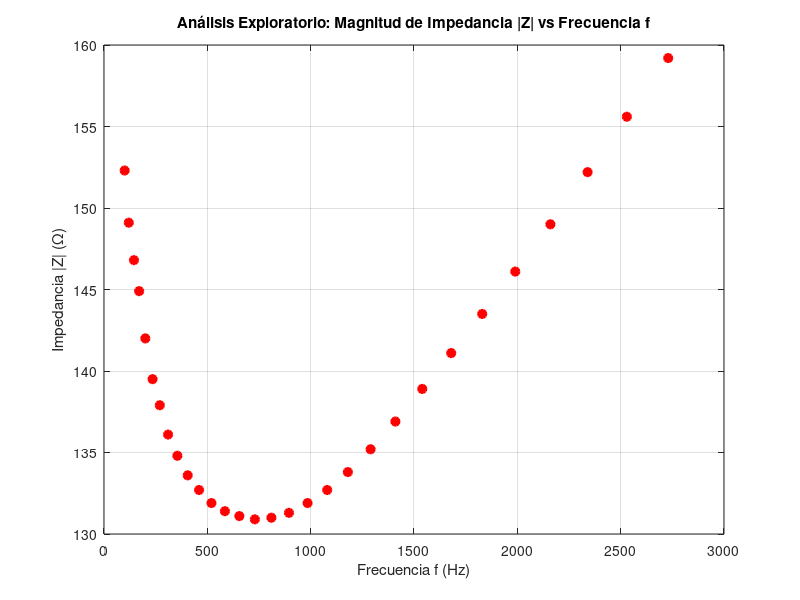
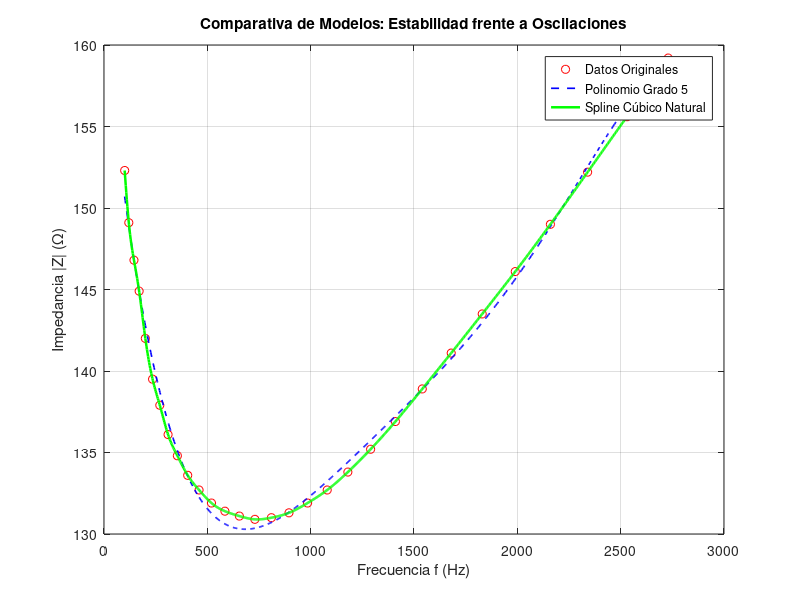
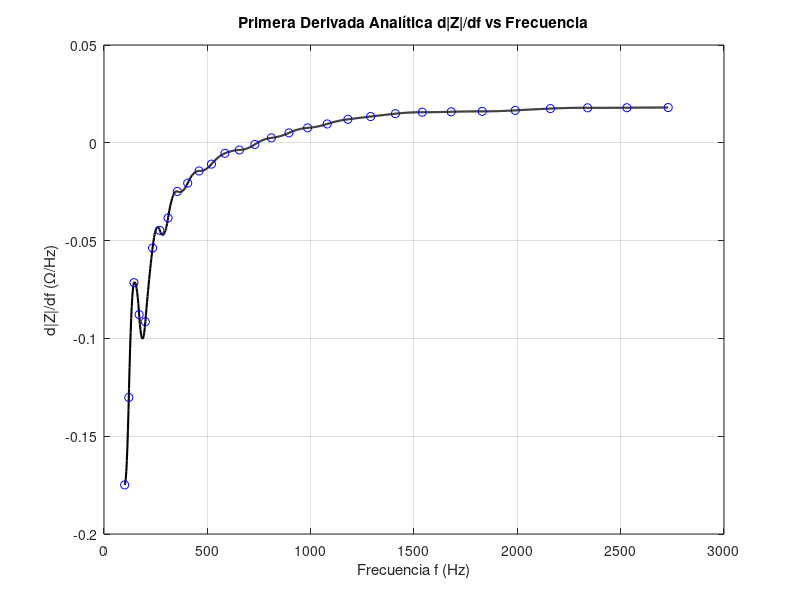

Reproduce these figures in MATLAB, in order. (Note: this script raises an error after producing the figures.)
% INFORME - EXAMEN PARCIAL 
% =========================================================================
clc; clear; close all;
format longG; % Configuración para visualizar con máxima precisión numérica 

% =========================================================================
% DATOS INICIALES DEL EXPERIMENTO (Nodos de control a 37 °C)
% =========================================================================
f = [100; 120; 145; 170; 200; 235; 270; 310; 355; 405; 460; 520; 585; ...
     655; 730; 810; 895; 985; 1080; 1180; 1290; 1410; 1540; 1680; 1830; ...
     1990; 2160; 2340; 2530; 2730];

Z = [152.3; 149.1; 146.8; 144.9; 142.0; 139.5; 137.9; 136.1; 134.8; 133.6; ...
     132.7; 131.9; 131.4; 131.1; 130.9; 131.0; 131.3; 131.9; 132.7; 133.8; ...
     135.2; 136.9; 138.9; 141.1; 143.5; 146.1; 149.0; 152.2; 155.6; 159.2]; 

n = length(f);

% =========================================================================
% PARTE A: ANÁLISIS EXPLORATORIO DE DATOS
% =========================================================================
figure('Name', 'Parte A - Análisis Exploratorio');
plot(f, Z, 'ro', 'MarkerFaceColor', 'r', 'LineWidth', 1.5);
grid on;
title('Análisis Exploratorio: Magnitud de Impedancia |Z| vs Frecuencia f'); 
xlabel('Frecuencia f (Hz)');
ylabel('Impedancia |Z| (\Omega)');

% Identificación visual del mínimo indexando el valor más bajo medido
[valMinVisual, idxMinVisual] = min(Z);
fprintf('--- PARTE A: MÍNIMO VISUAL ---\n');
fprintf('Frecuencia aproximada del mínimo: %d Hz\n', f(idxMinVisual)); 
fprintf('Valor de impedancia mínimo observado: %.4f Ohm\n\n', valMinVisual);

% =========================================================================
% PARTE B1: INTERPOLACIÓN POLINÓMICA Y VALIDACIÓN LOO
% =========================================================================
% Ajuste de un polinomio estable de grado 5 para ilustrar la mitigación de Runge
grado_pol = 5; 
p5 = polyfit(f, Z, grado_pol); 

% Evaluar la interpolación en el punto de interés f = 1000 Hz
Z_1000_poly = polyval(p5, 1000); 

% --- Procedimiento Leave-One-Out (LOO) ---
rng(42); % Fijar semilla aleatoria para garantizar reproducibilidad
puntos_azar = randperm(n, 5); % Selección de 5 índices al azar 
errores_loo = zeros(5, 1);

for i = 1:5
    idx_omito = puntos_azar(i);
    
    % Construir conjuntos temporales omitiendo el punto i
    f_loo = f; f_loo(idx_omito) = [];
    Z_loo = Z; Z_loo(idx_omito) = [];
    
    % Ajustar polinomio con los 29 puntos restantes
    p_temp = polyfit(f_loo, Z_loo, grado_pol);
    
    % Predecir el valor en el nodo omitido y calcular error relativo
    z_predicho = polyval(p_temp, f(idx_omito));
    errores_loo(i) = abs((Z(idx_omito) - z_predicho) / Z(idx_omito)); 
end
error_loo_promedio = mean(errores_loo) * 100;

fprintf('--- PARTE B1: INTERPOLACIÓN POLINÓMICA ---\n');
fprintf('Valor interpolado polinómico en f = 1000 Hz: %.4f Ohm\n', Z_1000_poly); 
fprintf('Error relativo estimado por LOO (Promedio): %.4f%%\n\n', error_loo_promedio); 

% =========================================================================
% PARTE B2: SPLINES CÚBICOS NATURALES
% =========================================================================
% Construcción del spline cúbico natural ('variational' define s''(x) = 0 en extremos)
spline_fit = csape(f, Z, 'variational'); 

% Evaluación en una malla fina para análisis comparativo visual
f_fina = linspace(min(f), max(f), 1000); 
Z_spline_fina = fnval(spline_fit, f_fina);
Z_poly_fina = polyval(p5, f_fina);

% Graficar comparación para la discusión técnica del informe
figure('Name', 'Parte B2 - Comparativa Polinomio vs Spline');
plot(f, Z, 'ro', 'DisplayName', 'Datos Originales'); hold on;
plot(f_fina, Z_poly_fina, 'b--', 'LineWidth', 1.2, 'DisplayName', 'Polinomio Grado 5');
plot(f_fina, Z_spline_fina, 'g-', 'LineWidth', 1.8, 'DisplayName', 'Spline Cúbico Natural'); 
grid on; legend('Location', 'best');
title('Comparativa de Modelos: Estabilidad frente a Oscilaciones');
xlabel('Frecuencia f (Hz)'); ylabel('Impedancia |Z| (\Omega)');

% Evaluar Spline en f = 1000 Hz
Z_1000_spline = fnval(spline_fit, 1000); 

fprintf('--- PARTE B2: SPLINES CÚBICOS ---\n');
fprintf('Valor interpolado por Spline en f = 1000 Hz: %.4f Ohm\n\n', Z_1000_spline); 
% =========================================================================
% PARTE C: DERIVACIÓN NUMÉRICA Y ESTABILIDAD DEL MÍNIMO
% =========================================================================
% Derivación analítica del objeto spline (Evita errores de diferencias finitas)
spline_deriv1 = fnder(spline_fit, 1); 
spline_deriv2 = fnder(spline_fit, 2); 

% Evaluar la primera derivada en la malla fina para graficar
Z_deriv1_fina = fnval(spline_deriv1, f_fina); 
figure('Name', 'Parte C - Primera Derivada');
plot(f_fina, Z_deriv1_fina, 'k-', 'LineWidth', 1.5); hold on;
plot(f, fnval(spline_deriv1, f), 'bo', 'DisplayName', 'Nodos'); 
grid on;
title('Primera Derivada Analítica d|Z|/df vs Frecuencia'); 
xlabel('Frecuencia f (Hz)'); ylabel('d|Z|/df (\Omega/Hz)');

% Encontrar la raíz exacta de la primera derivada (donde d|Z|/df = 0)
% Usamos como aproximación inicial el mínimo visual de 730 Hz
f_min_exacto = fzero(@(x) fnval(spline_deriv1, x), 730); 
Z_min_exacto = fnval(spline_fit, f_min_exacto);

% Evaluar el signo de la segunda derivada en ese punto crítico
d2Z_critico = fnval(spline_deriv2, f_min_exacto); 

fprintf('--- PARTE C: DERIVACIÓN Y PUNTO CRÍTICO ---\n');
fprintf('Frecuencia exacta del mínimo local: %.4f Hz\n', f_min_exacto); 
fprintf('Valor de impedancia mínimo calculado: %.4f Ohm\n', Z_min_exacto);
fprintf('Segunda derivada en el mínimo (d^2|Z|/df^2): %.4f Ohm/Hz^2\n', d2Z_critico);

% =========================================================================
% PARTE D: BÚSQUEDA DE RAÍCES 
% =========================================================================
Z_th = 150; 
% Definición de la función objetivo: |Z|(f) - 150 = 0
obj_raiz = @(x) fnval(spline_fit, x) - Z_th; 
deriv_raiz = @(x) fnval(spline_deriv1, x); 

tolerancia = 1e-5; % Margen para asegurar la convergencia con alta precisión 

% --- RAÍZ 1: Zona de baja frecuencia (Intervalo [100, 200] Hz) ---
[r1_bis, it1_bis] = mi_biseccion(obj_raiz, 100, 200, tolerancia);
[r1_nr, it1_nr]   = newton_raphson(obj_raiz, deriv_raiz, 100, tolerancia);

% --- RAÍZ 2: Zona de alta frecuencia (Intervalo [2000, 2400] Hz) ---
[r2_bis, it2_bis] = mi_biseccion(obj_raiz, 2000, 2400, tolerancia);
[r2_nr, it2_nr]   = newton_raphson(obj_raiz, deriv_raiz, 2300, tolerancia);

dfdZ_sensibilidad = 1 / fnval(spline_deriv1, r2_nr);

fprintf('--- PARTE D: BÚSQUEDA DE RAÍCES (Umbral = 150 Ohm) ---\n');
fprintf('Raíz 1 (Baja Frecuencia):\n');
fprintf('  > Bisección:      %.4f Hz  Iteraciones: %d\n', r1_bis, it1_bis);
fprintf('  > Newton-Raphson: %.4f Hz  Iteraciones: %d\n', r1_nr, it1_nr);
fprintf('Raíz 2 (Alta Frecuencia):\n');
fprintf('  > Bisección:      %.4f Hz  Iteraciones: %d\n', r2_bis, it2_bis);
fprintf('  > Newton-Raphson: %.4f Hz  Iteraciones: %d\n', r2_nr, it2_nr);
fprintf('Análisis de Sensibilidad en Raíz 2 (cercana a 2200 Hz):\n');
fprintf('  > Derivada inversa df/d|Z|: %.4f Hz/Ohm\n\n', dfdZ_sensibilidad); 

fprintf('--- PARTE D: BÚSQUEDA DE RAÍCES (Umbral = 150 Ohm) ---\n'); 
fprintf('Raíz 1 (Baja Frecuencia):\n');
fprintf('  > Bisección:      %.4f Hz  Iteraciones: %d\n', r1_bis, it1_bis); 
fprintf('  > Newton-Raphson: %.4f Hz  Iteraciones: %d\n', r1_nr, it1_nr); 
fprintf('Raíz 2 (Alta Frecuencia):\n');
fprintf('  > Bisección:      %.4f Hz  Iteraciones: %d\n', r2_bis, it2_bis); 
fprintf('  > Newton-Raphson: %.4f Hz  Iteraciones: %d\n', r2_nr, it2_nr); 
fprintf('Análisis de Sensibilidad en Raíz 2 (cercana a 2200 Hz):\n'); 
fprintf('  > Derivada inversa df/d|Z|: %.4f Hz/Ohm\n\n', dfdZ_sensibilidad); 

% =========================================================================
% LAS FUNCIONES AUXILIARES 
% =========================================================================
function [c, iter] = mi_biseccion(func, a, b, tol)
iter = 0;
while (b - a)/2 > tol
    iter = iter + 1;
    c = (a + b) / 2;
    if func(c) == 0
        return;
    elseif func(a)*func(c) < 0
        b = c;
    else
        a = c;
    end
end
c = (a + b) / 2;
end

function [x1, iter] = newton_raphson(func, deriv, x0, tol)
iter = 0;
max_iter = 100;
x1 = x0;
error = 1;
while error > tol && iter < max_iter
    iter = iter + 1;
    y = func(x1);
    dy = deriv(x1);
    if dy == 0
        error('Derivada cero encontrada.');
    end
    x_new = x1 - y/dy;
    error = abs(x_new - x1);
    x1 = x_new;
end
end
